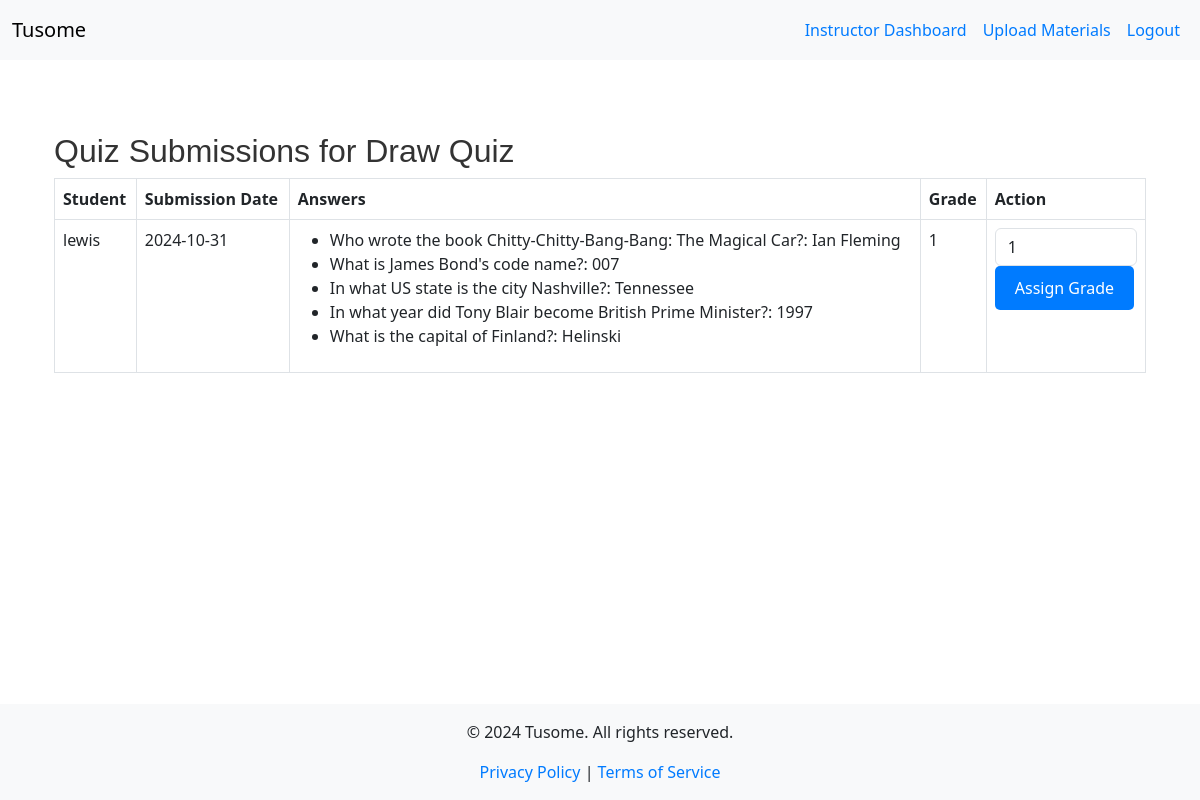
/instructor/view_submissions/1/1 (signed in), run on the app's committed database.
### models.py (models this page shows, shortened)
class Quiz(db.Model):
    id = db.Column(db.Integer, primary_key=True)
    course_id = db.Column(db.Integer, db.ForeignKey('course.id'), nullable=False)
    title = db.Column(db.String(200), nullable=False)
    status = db.Column(db.String(20), nullable=False)
    course = db.relationship('Course', back_populates='quizzes')
    questions = db.relationship('Question', back_populates='quiz', lazy=True)
    quiz_submissions = db.relationship('QuizSubmission', back_populates='quiz', lazy=True)

class User(UserMixin, db.Model):
    id = db.Column(db.Integer, primary_key=True)
    username = db.Column(db.String(150), unique=True, nullable=False)
    password = db.Column(db.String(150), nullable=False)
    role = db.Column(db.Enum(RoleEnum), nullable=False)  # Using Enum for roles
    instructor = db.relationship('Instructor', back_populates='user', uselist=False)
    student = db.relationship('Student', back_populates='user', uselist=False)

class QuizSubmission(db.Model):
    id = db.Column(db.Integer, primary_key=True)
    student_id = db.Column(db.Integer, db.ForeignKey('student.id'), nullable=False)
    quiz_id = db.Column(db.Integer, db.ForeignKey('quiz.id'), nullable=False)
    question_id = db.Column(db.Integer, db.ForeignKey('question.id'), nullable=False)
    selected_answer = db.Column(db.String(200), nullable=False)
    submission_date = db.Column(db.DateTime, default=datetime.utcnow)
    grade = db.Column(db.String(10))
    student = db.relationship('Student', back_populates='quiz_submissions')
    quiz = db.relationship('Quiz', back_populates='quiz_submissions')
    question = db.relationship('Question', back_populates='quiz_submissions')

class Question(db.Model):
    id = db.Column(db.Integer, primary_key=True)
    question_text = db.Column(db.Text, nullable=False)
    correct_answer = db.Column(db.String(200), nullable=False)
    quiz_id = db.Column(db.Integer, db.ForeignKey('quiz.id'), nullable=False)
    quiz = db.relationship('Quiz', back_populates='questions')
    quiz_submissions = db.relationship('QuizSubmission', back_populates='question', lazy=True)

### app.py (the view)
@app.route('/instructor/view_submissions/<int:course_id>/<int:quiz_id>', methods=['GET'])
@login_required
def view_submissions(course_id, quiz_id):
    if current_user.role != RoleEnum.INSTRUCTOR:
        flash('You are not authorized to access this page.')
        return redirect(url_for('index'))
    quiz = Quiz.query.get_or_404(quiz_id)
    submissions = QuizSubmission.query.filter_by(quiz_id=quiz_id).all()
    grouped_submissions = defaultdict(list)
    for submission in submissions:
        grouped_submissions[submission.student_id].append(submission)
    return render_template('view_submissions.html', quiz=quiz, grouped_submissions=grouped_submissions)

### app.py (called while the page is built)
@app.context_processor
def inject_current_year():
    return {'current_year': datetime.utcnow().year}

@login_manager.user_loader
def load_user(user_id):
    return User.query.get(int(user_id))

@app.context_processor
def inject_roleenum():
    return dict(RoleEnum=RoleEnum)

### templates/view_submissions.html (shortened to what this page needs)
{% extends "base.html" %}
{% block content %}
<div class="container mt-5">
    <h2>Quiz Submissions for {{ quiz.title }}</h2>
    <table class="table table-bordered">
        <thead>
            <tr>
                <th>Student</th>
                <th>Submission Date</th>
                <th>Answers</th>
                <th>Grade</th>
                <th>Action</th>
            </tr>
        </thead>
        <tbody>
            {% for student_id, student_submissions in grouped_submissions.items() %}
            <tr>
                <td>{{ student_submissions[0].student.user.username }}</td>
                <td>{{ student_submissions[0].submission_date.strftime('%Y-%m-%d') }}</td>
                <td>
                    <ul>
                        {% for submission in student_submissions %}
                        <li>{{ submission.question.question_text }}: {{ submission.selected_answer }}</li>
                        {% endfor %}
                    </ul>
                </td>
                <td>
                    {% if student_submissions[0].grade is not none %}
                        {{ student_submissions[0].grade }}
                    {% else %}
                        Ungraded
                    {% endif %}
                </td>
                <td>
                    <form method="POST" action="{{ url_for('grade_submission', submission_id=student_submissions[0].id) }}">
                        <div class="form-group">
                            <input type="number" name="grade" class="form-control" min="0" max="100" value="{{ student_submissions[0].grade }}">
                        </div>
                        <button type="submit" class="btn btn-success">Assign Grade</button>
                    </form>
                </td>
            </tr>
            {% endfor %}
        </tbody>
    </table>
</div>
{% endblock %}

### static/css/style.css (style rules this page uses)
.btn { padding: 10px 20px; border: none; border-radius: 5px; color: white; background-color: #007BFF; text-decoration: none; display: inline-block; transition: background-color 0.3s; }
h1, h2, h3 { color: #333; font-family: 'Arial', sans-serif; }
html, body { height: 100%; margin: 0; }
body { display: flex; flex-direction: column; }

### templates/base.html (style rules this page uses)
html, body { height: 100%; margin: 0; }
body { display: flex; flex-direction: column; }

### data on the page
Quiz: title "Draw Quiz"
User: username "lewis"
QuizSubmission: submission_date "2024-10-31", question.question_text "Who wrote the book Chitty-Chitty-Bang-Bang: The Magical Car?", selected_answer "Ian Fleming", grade "1", grade "1"
QuizSubmission: question.question_text "What is James Bond's code name?", selected_answer "007"
QuizSubmission: question.question_text "In what US state is the city Nashville?", selected_answer "Tennessee"
QuizSubmission: question.question_text "In what year did Tony Blair become British Prime Minister?", selected_answer "1997"
QuizSubmission: question.question_text "What is the capital of Finland?", selected_answer "Helinski"
